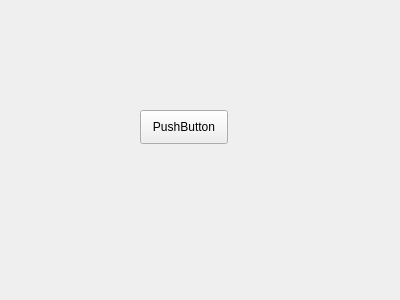
<?xml version="1.0" encoding="UTF-8"?>
<ui version="4.0">
 <class>Form</class>
 <widget class="QWidget" name="Form">
  <property name="geometry">
   <rect>
    <x>0</x>
    <y>0</y>
    <width>400</width>
    <height>300</height>
   </rect>
  </property>
  <property name="windowTitle">
   <string>Form</string>
  </property>
  <widget class="QPushButton" name="btn">
   <property name="geometry">
    <rect>
     <x>140</x>
     <y>110</y>
     <width>88</width>
     <height>34</height>
    </rect>
   </property>
   <property name="text">
    <string>PushButton</string>
   </property>
  </widget>
 </widget>
 <resources/>
 <connections/>
</ui>
